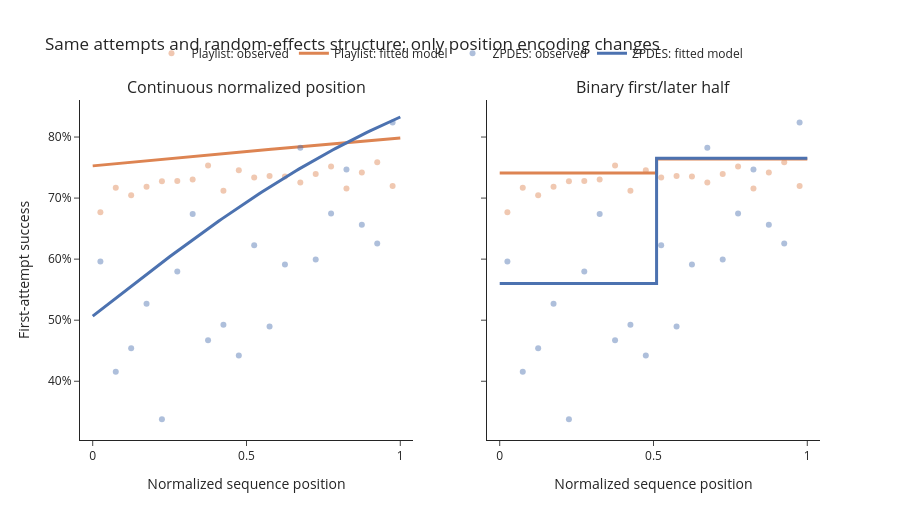

The code cell stored with this chart in its notebook:
### Code cell
comparison_figure = make_subplots(
    rows=1, cols=2, shared_yaxes=True,
    subplot_titles=('Continuous normalized position', 'Binary first/later half'),
)
if not model_curves.empty:
    for column, encoding in enumerate(MODEL_ENCODINGS, start=1):
        for work_mode in ('playlist', 'zpdes'):
            observed = binned_trajectory[binned_trajectory['work_mode'].eq(work_mode)]
            predicted = model_curves[
                model_curves['position_encoding'].eq(encoding)
                & model_curves['work_mode'].eq(work_mode)
            ]
            label = 'ZPDES' if work_mode == 'zpdes' else 'Playlist'
            comparison_figure.add_trace(
                go.Scatter(
                    x=observed['normalized_position'], y=observed['success_rate'],
                    mode='markers', name=f'{label}: observed',
                    marker={'color': colors[work_mode], 'opacity': 0.45},
                    legendgroup=f'{work_mode}_observed', showlegend=column == 1,
                ), row=1, col=column,
            )
            comparison_figure.add_trace(
                go.Scatter(
                    x=predicted['normalized_position'], y=predicted['adjusted_probability'],
                    mode='lines', name=f'{label}: fitted model',
                    line={
                        'color': colors[work_mode], 'width': 3,
                        'shape': 'hv' if encoding == BINARY_HALF else 'linear',
                    },
                    legendgroup=f'{work_mode}_model', showlegend=column == 1,
                ), row=1, col=column,
            )
        comparison_figure.add_vline(x=0.5, line_dash='dot', line_color='gray', row=1, col=column)
    comparison_figure.update_layout(
        title='Same attempts and random-effects structure; only position encoding changes',
        template='simple_white',
        legend={'orientation': 'h', 'y': 1.18, 'x': 0.5, 'xanchor': 'center'},
        height=520,
    )
    comparison_figure.update_xaxes(title_text='Normalized sequence position')
    comparison_figure.update_yaxes(title_text='First-attempt success', tickformat='.0%', row=1, col=1)
    comparison_figure.show(config={'displaylogo': False, 'responsive': True})
